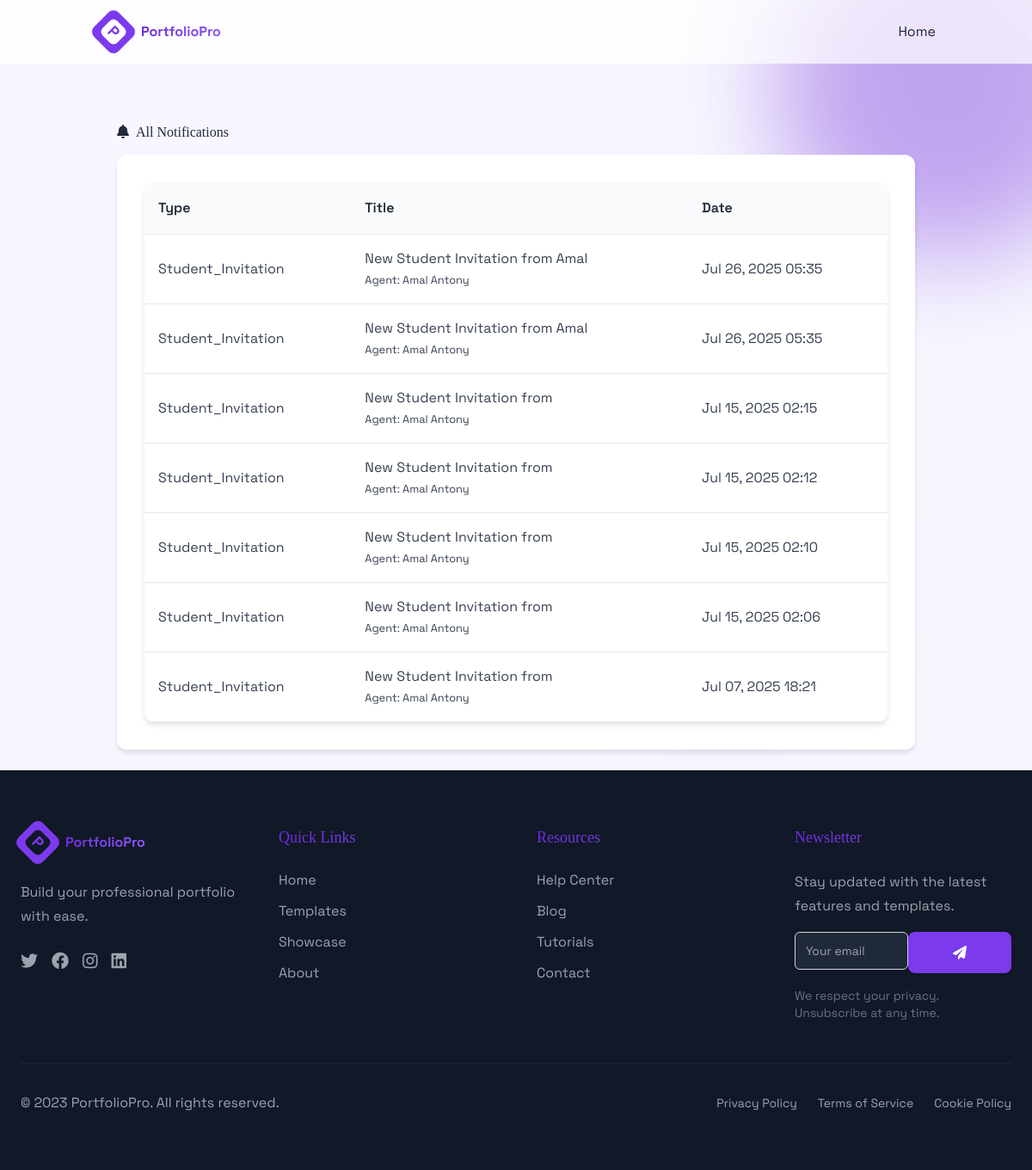
Page /dashboard/admin/notifications/ (signed in) on the committed database.
### users/models.py (models this page shows, shortened)
class AdminNotification(models.Model):
    NOTIFICATION_TYPE = (
        ('student_invitation', 'Student Invitation'),
        ('agent_payment', 'Agent Payment'),
        ('student_payment', 'Student Payment'),
        ('system', 'System Notification'),
    )
    notification_type = models.CharField(
        max_length=20, choices=NOTIFICATION_TYPE, default='system')
    title = models.CharField(max_length=200)
    message = models.TextField()
    is_read = models.BooleanField(default=False)
    created_at = models.DateTimeField(auto_now_add=True)
    student_invitation = models.ForeignKey(
        StudentInvitation, on_delete=models.CASCADE, null=True, blank=True)
    agent_payment = models.ForeignKey(
        AgentPayment, on_delete=models.CASCADE, null=True, blank=True)
    student_payment = models.ForeignKey(
        StudentPayment, on_delete=models.CASCADE, null=True, blank=True)
    class Meta:
        ordering = ['-created_at']

class UserProfile(models.Model):
    created_at = models.DateTimeField(auto_now_add=True, null=True, blank=True)
    updated_at = models.DateTimeField(auto_now=True, null=True, blank=True)
    USER_TYPES = (
        ('normal', 'Normal User'),
        ('agent', 'Agent'),
        ('student', 'Student'),
    )
    created_by = models.ForeignKey(
        'self', on_delete=models.SET_NULL, null=True, blank=True, related_name='students_created')
    user = models.OneToOneField(User, on_delete=models.CASCADE)
    template_change_count = models.IntegerField(default=0)
    max_template_changes = models.IntegerField(default=50)
    portfolios_remaining = models.PositiveIntegerField(default=10)
    user_type = models.CharField(
        max_length=10, choices=USER_TYPES, default='normal')
    is_blocked = models.BooleanField(default=False)
    blocked_since = models.DateTimeField(null=True, blank=True)
    reason = models.TextField(null=True, blank=True)  # ✅ Add this
    profile_photo = models.ImageField(
        upload_to='profile_photos/', null=True, blank=True)
    first_name = models.CharField(max_length=100)
    last_name = models.CharField(max_length=100)
    address = models.TextField()
    contact = models.CharField(max_length=20)
    pin_code = models.CharField(max_length=10)
    email = models.EmailField()
    github_link = models.URLField(blank=True, null=True)
    facebook_link = models.URLField(blank=True, null=True)
    instagram_link = models.URLField(blank=True, null=True)
    other_social_link = models.URLField(blank=True, null=True)
    certifications = models.TextField(blank=True)
    languages = models.TextField(blank=True)
    hobbies = models.TextField(blank=True)
    summary = models.TextField(blank=True)
    extracurricular = models.TextField(blank=True)
    resume = models.FileField(upload_to='resumes/', null=True, blank=True)
    agent_commission_rate = models.DecimalField(
        max_digits=5, decimal_places=2, default=0.00)  # Commission percentage
    agent_total_earnings = models.DecimalField(
        max_digits=10, decimal_places=2, default=0.00)  # Total earned
    agent_pending_payments = models.IntegerField(
        default=0)  # Number of pending student payments
    is_agent_student = models.BooleanField(default=False)
    agent_payment_completed = models.BooleanField(
        default=False)  # Has agent paid for this student?
    terms_accepted = models.BooleanField(default=False)
    terms_accepted_at = models.DateTimeField(null=True, blank=True)

### users/views.py (the view)
@login_required
def admin_notifications(request):
    admin_notifications = AdminNotification.objects.all().order_by('-created_at')
    return render(request, 'portfolio/admin/notifications.html', {
        'admin_notifications': admin_notifications
    })

### users/context_processors.py (called while the page is built)
def user_portfolio(request):
    if request.user.is_authenticated:
        try:
            portfolio = StudentPortfolio.objects.filter(
                user=request.user).first()
            return {'portfolio': portfolio}
        except Exception:
            return {'portfolio': None}
    return {'portfolio': None}

def pending_invitations_count(request):
    if request.user.is_authenticated and request.user.is_staff:
        count = StudentInvitation.objects.filter(status='pending').count()
        return {'pending_invitations_count': count}
    return {}

### templates/portfolio/admin/notifications.html
{% extends 'portfolio/base.html' %}
{% load humanize %}
{% block content %}
<div class="container mt-4">
    <h2 class="mb-4"><i class="fas fa-bell me-2 text-info"></i>All Notifications</h2>
    <div class="card">
        <div class="card-body">
            {% if admin_notifications %}
            <div class="table-responsive">
                <table class="table table-hover table-striped mb-0">
                    <thead class="table-light">
                        <tr>
                            <th>Type</th>
                            <th>Title</th>
                            <th>Date</th>
                        </tr>
                    </thead>
                    <tbody>
                        {% for notification in admin_notifications %}
                        <tr>
                            <td>{{ notification.notification_type|title }}</td>
                            <td>
                                {{ notification.title }}
                                {% if notification.notification_type == 'student_invitation' and notification.student_invitation %}
                                <br>
                                <small class="text-muted">Agent:
                                    {% with agent=notification.student_invitation.agent %}
                                        {% if agent.first_name or agent.last_name %}
                                            {{ agent.first_name }} {{ agent.last_name }}
                                        {% else %}
                                            {{ agent.user.username }}
                                        {% endif %}
                                    {% endwith %}
                                </small>
                                {% endif %}
                            </td>
                            <td>{{ notification.created_at|date:"M d, Y H:i" }}</td>
                        </tr>
                        {% empty %}
                        <tr>
                            <td colspan="3" class="text-center text-muted">No notifications found.</td>
                        </tr>
                        {% endfor %}
                    </tbody>
                </table>
            </div>
            {% else %}
            <p class="text-muted mb-0">No notifications found.</p>
            {% endif %}
        </div>
    </div>
</div>
{% endblock %}

### static/css/portfolio_universal.css (style rules this page uses)
:root { --font-size-xs: 0.75rem; --font-size-sm: 0.875rem; --font-size-base: 1rem; --font-size-lg: 1.125rem; --font-size-xl: 1.25rem; --font-size-2xl: 1.5rem; --font-size-3xl: 1.875rem; --font-size-4xl: 2.25rem; --font-size-5xl: 3rem; --font-size-6xl: 3.75rem; --line-height-tight: 1.25; --line-height-normal: 1.5; --line-height-relaxed: 1.75; --font-weight-light: 300; --font-weight-normal: 400; --font-weight-medium: 500; --font-weight-semibold: 600; --font-weight-bold: 700; --font-weight-extrabold: 800; --spacing-xs: 0.25rem; --spacing-sm: 0.5rem; --spacing-md: 1rem; --spacing-lg: 1.5rem; --spacing-xl: 2rem; --spacing-2xl: 3rem; --spacing-3xl: 4rem; --header-height: 80px; --card-height: 300px; --button-height: 48px; --input-height: 44px; --section-padding: 6rem; --form-height: 50px; --table-row-height: 60px; --container-max-width: 1200px; --card-min-width: 300px; --button-min-width: 120px; --form-max-width: 600px; --sidebar-width: 280px; --border-radius-sm: 4px; --border-radius-md: 8px; --border-radius-lg: 12px; --border-radius-xl: 16px; --shadow-sm: 0 1px 3px rgba(0, 0, 0, 0.1); --shadow-md: 0 4px 6px rgba(0, 0, 0, 0.1); --shadow-lg: 0 10px 15px rgba(0, 0, 0, 0.1); --shadow-xl: 0 20px 25px rgba(0, 0, 0, 0.1); --primary: #6d28d9; --primary-light: #8b5cf6; --primary-dark: #5b21b6; --secondary: #ec4899; --accent: #10b981; --success: #22c55e; --warning: #f59e0b; --error: #ef4444; --info: #3b82f6; --dark: #1f2937; --light: #f9fafb; --gray: #6b7280; --gray-light: #d1d5db; --border: #e5e7eb; --text: #374151; --text-light: #6b7280; }
* { margin: 0; padding: 5; box-sizing: border-box; font-size: var(--font-size-base); line-height: var(--line-height-normal); }
html { scroll-behavior: smooth; scroll-padding-top: var(--header-height); }
body { font-family: 'Inter', 'Lato', 'Arial', sans-serif; line-height: var(--line-height-relaxed); overflow-x: hidden; color: var(--text); background-color: var(--light); }
h1, h2, h3, h4, h5, h6 { font-family: 'Playfair Display', 'Georgia', serif; font-weight: var(--font-weight-bold); line-height: var(--line-height-tight); margin-bottom: var(--spacing-md); color: var(--dark); }
h2 { font-size: var(--font-size-3xl); margin-bottom: var(--spacing-md); }
.container { max-width: var(--container-max-width); margin: 0 auto; padding: 0 var(--spacing-lg); }
.card { background: white; border-radius: var(--border-radius-lg); box-shadow: var(--shadow-md); padding: var(--spacing-xl); margin-bottom: var(--spacing-lg); transition: all 0.3s ease; min-height: var(--card-height); }
table { width: 100%; border-collapse: collapse; background: white; border-radius: var(--border-radius-lg); overflow: hidden; box-shadow: var(--shadow-md); }
th, td { padding: var(--spacing-md); text-align: left; border-bottom: 1px solid var(--border); font-size: var(--font-size-base); }
th { background-color: var(--light); font-weight: var(--font-weight-semibold); color: var(--dark); height: var(--table-row-height); }
td { height: var(--table-row-height); color: var(--text); }

### templates/portfolio/base.html (style rules this page uses)
:root { --primary-color: #6d28d9; --secondary-color: #7c3aed; --accent-color: #8b5cf6; --dark-color: #1e1b4b; --light-color: #f5f3ff; }
body { font-family: 'Space Grotesk', sans-serif; background-color: #f8f7ff; color: #1f1f1f; overflow-x: hidden; }

### rows in the picture
AdminNotification: notification_type "Student_Invitation", title "New Student Invitation from Amal", student_invitation.agent.first_name "Amal", student_invitation.agent.last_name "Antony", created_at "Jul 26, 2025 05:35"
AdminNotification: notification_type "Student_Invitation", title "New Student Invitation from Amal", student_invitation.agent.first_name "Amal", student_invitation.agent.last_name "Antony", created_at "Jul 26, 2025 05:35"
AdminNotification: notification_type "Student_Invitation", title "New Student Invitation from", student_invitation.agent.first_name "Amal", student_invitation.agent.last_name "Antony", created_at "Jul 15, 2025 02:15"
AdminNotification: notification_type "Student_Invitation", title "New Student Invitation from", student_invitation.agent.first_name "Amal", student_invitation.agent.last_name "Antony", created_at "Jul 15, 2025 02:12"
AdminNotification: notification_type "Student_Invitation", title "New Student Invitation from", student_invitation.agent.first_name "Amal", student_invitation.agent.last_name "Antony", created_at "Jul 15, 2025 02:10"
AdminNotification: notification_type "Student_Invitation", title "New Student Invitation from", student_invitation.agent.first_name "Amal", student_invitation.agent.last_name "Antony", created_at "Jul 15, 2025 02:06"
AdminNotification: notification_type "Student_Invitation", title "New Student Invitation from", student_invitation.agent.first_name "Amal", student_invitation.agent.last_name "Antony", created_at "Jul 07, 2025 18:21"
